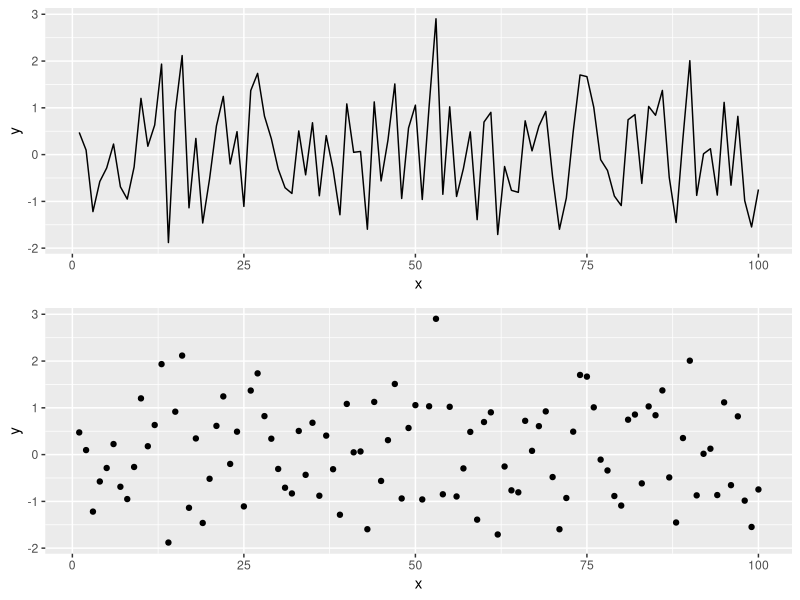
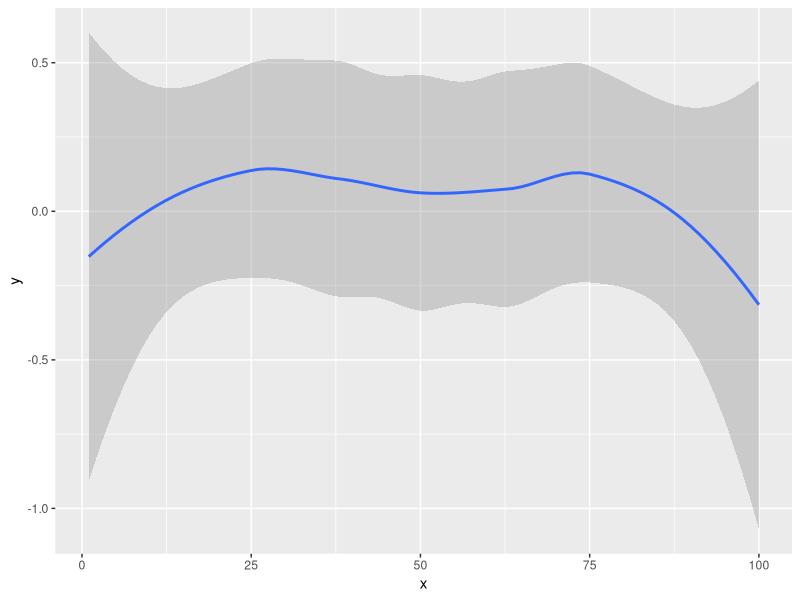

Source code (R) for these figures, in order:
## ---- chunk 1
knitr::opts_chunk$set(echo = TRUE, fig.width = 8, fig.height = 8, fig.alig = "center") 
## ---- chunk 2
library(tidyverse)
library(gridExtra)
## ---- chunk 3
# Simulating data according to a normal distribution
x <- seq(1:100)
y <- rnorm(100) # Generating data form a normal distribution with mean 0 and variance 1
data <- data.frame(x = x, y = y ) # Creating a data frame
p1 = ggplot(data, aes(x= x, y = y)) +
geom_line()
p2 = ggplot(data, aes(x= x, y = y)) +
geom_point()
grid.arrange(p1, p2)
## ---- chunk 4
ata <- data.frame(x = x, y = y ) # Creating a data frame
p3 = ggplot(data, aes(x= x, y = y)) +
geom_smooth()
p3
